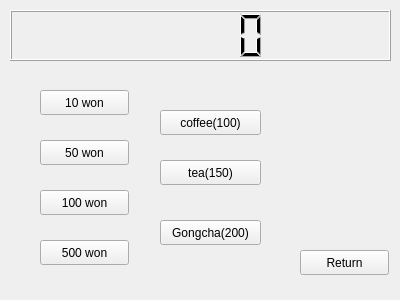
<?xml version="1.0" encoding="UTF-8"?>
<ui version="4.0">
 <class>Widget</class>
 <widget class="QWidget" name="Widget">
  <property name="geometry">
   <rect>
    <x>0</x>
    <y>0</y>
    <width>400</width>
    <height>300</height>
   </rect>
  </property>
  <property name="windowTitle">
   <string>Widget</string>
  </property>
  <widget class="QLCDNumber" name="lcd">
   <property name="geometry">
    <rect>
     <x>10</x>
     <y>10</y>
     <width>381</width>
     <height>51</height>
    </rect>
   </property>
  </widget>
  <widget class="QPushButton" name="pb10">
   <property name="geometry">
    <rect>
     <x>40</x>
     <y>90</y>
     <width>89</width>
     <height>25</height>
    </rect>
   </property>
   <property name="text">
    <string>10 won</string>
   </property>
  </widget>
  <widget class="QPushButton" name="pb100">
   <property name="geometry">
    <rect>
     <x>40</x>
     <y>190</y>
     <width>89</width>
     <height>25</height>
    </rect>
   </property>
   <property name="text">
    <string>100 won</string>
   </property>
  </widget>
  <widget class="QPushButton" name="pb50">
   <property name="geometry">
    <rect>
     <x>40</x>
     <y>140</y>
     <width>89</width>
     <height>25</height>
    </rect>
   </property>
   <property name="text">
    <string>50 won</string>
   </property>
  </widget>
  <widget class="QPushButton" name="pb500">
   <property name="geometry">
    <rect>
     <x>40</x>
     <y>240</y>
     <width>89</width>
     <height>25</height>
    </rect>
   </property>
   <property name="text">
    <string>500 won</string>
   </property>
  </widget>
  <widget class="QPushButton" name="pb_Coffee">
   <property name="geometry">
    <rect>
     <x>160</x>
     <y>110</y>
     <width>101</width>
     <height>25</height>
    </rect>
   </property>
   <property name="text">
    <string>coffee(100)</string>
   </property>
  </widget>
  <widget class="QPushButton" name="pb_Tea">
   <property name="geometry">
    <rect>
     <x>160</x>
     <y>160</y>
     <width>101</width>
     <height>25</height>
    </rect>
   </property>
   <property name="text">
    <string>tea(150)</string>
   </property>
  </widget>
  <widget class="QPushButton" name="pb_Gongcha">
   <property name="geometry">
    <rect>
     <x>160</x>
     <y>220</y>
     <width>101</width>
     <height>25</height>
    </rect>
   </property>
   <property name="text">
    <string>Gongcha(200)</string>
   </property>
  </widget>
  <widget class="QPushButton" name="pb_Return">
   <property name="geometry">
    <rect>
     <x>300</x>
     <y>250</y>
     <width>89</width>
     <height>25</height>
    </rect>
   </property>
   <property name="text">
    <string>Return</string>
   </property>
  </widget>
 </widget>
 <layoutdefault spacing="6" margin="11"/>
 <resources/>
 <connections/>
</ui>
